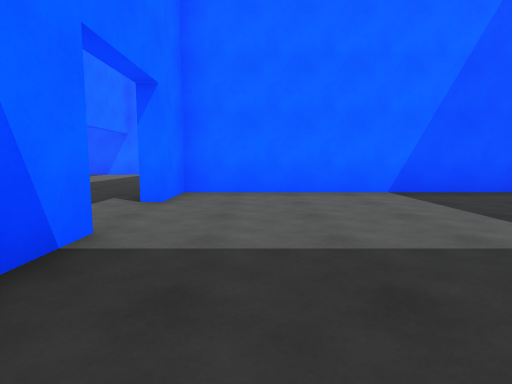
View 1 (above)

13 first-person views from a walk through a scene from a Unity 3-D project. The camera is 1.2 m above the floor, tilts 6° down and sees 80° across. Doors are open. The floor is counted in squares, 2 m on a side. Each view is taken from the middle of a square. On the plan, view 1 faces up. The plan holds only what a view shows up to about 9 squares ahead; the rest is blank. The place goes on beyond the plan. The player character is not drawn.

View 2
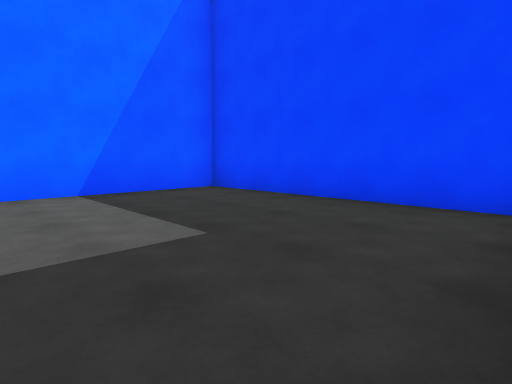

View 3
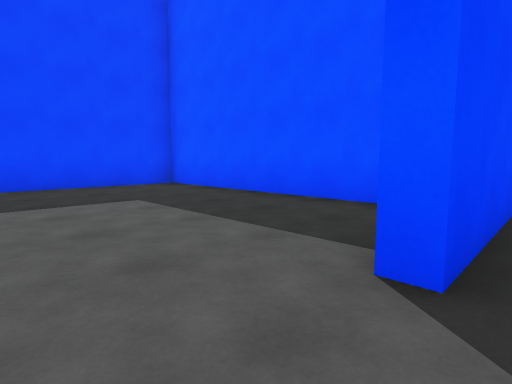

View 4
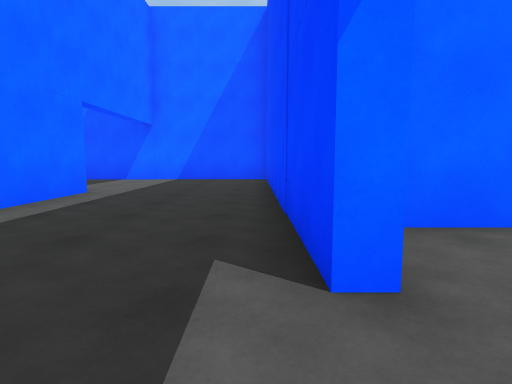

View 5
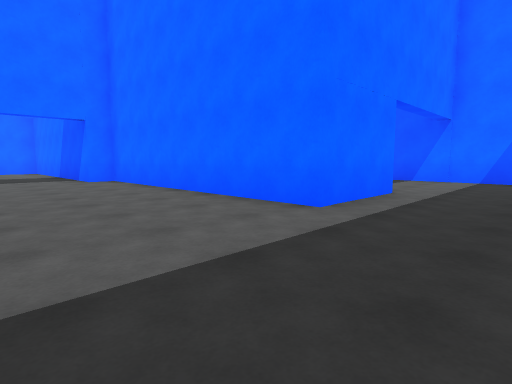

View 6
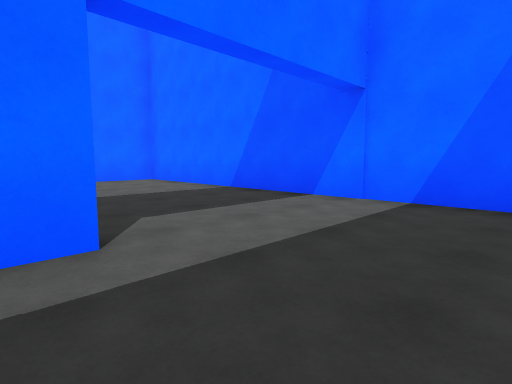

View 7
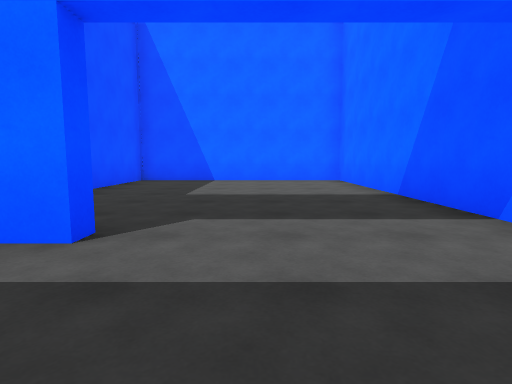

View 8
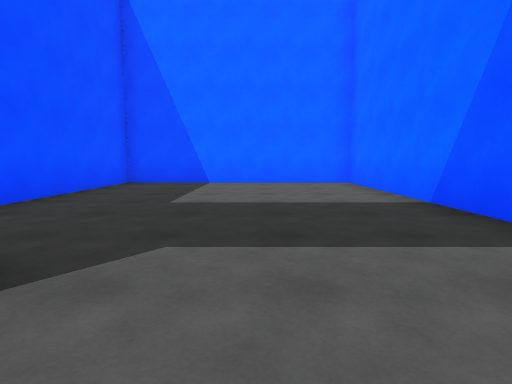

View 9
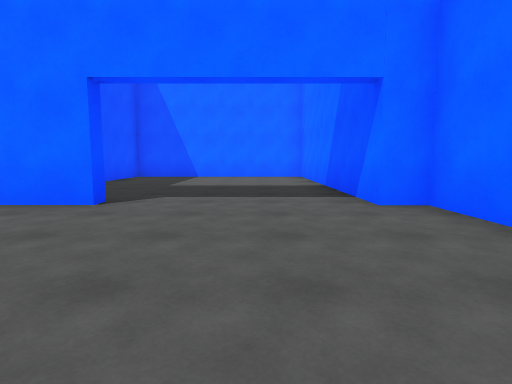

View 10
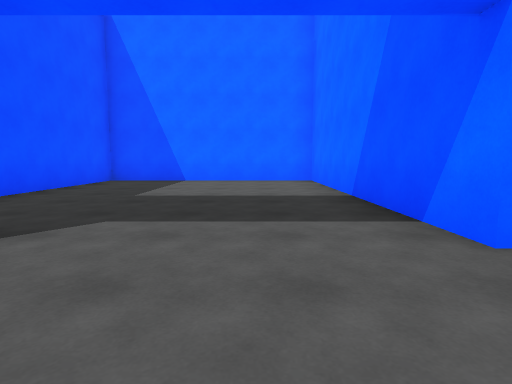

View 11
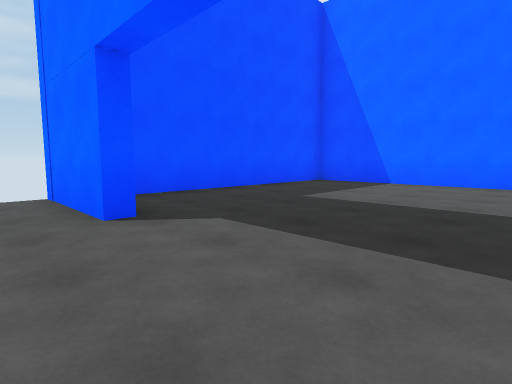

View 12
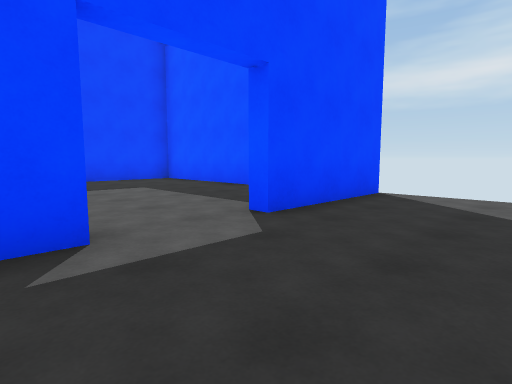

View 13
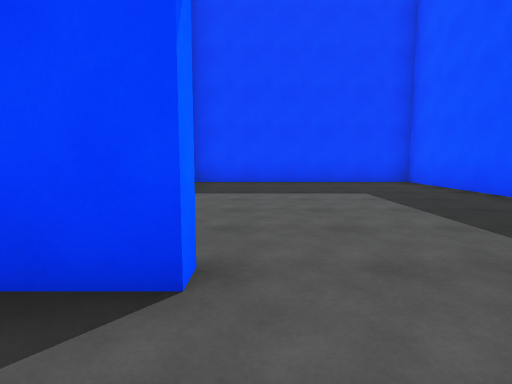

### Floor plan
Points are (right, up) in squares from view 1. A wall is a line through its corners. A room is listed if a view was taken in it or the views show most of it. See-through windows are left out.
Room 1 (views 1, 2)
walls: (-1.7, 2.5) (-1.3, 2.5) (-1.3, 1.5); (-0.2, -0.2) (5.3, -0.2) (5.3, 5.7) (-1.3, 5.7) (-1.3, 4.3)
ways out: opening at (-2, 3.5) to room 2
Room 2 (views 3, 4, 5, 6, 7, 8, 9, 10, 11, 12, 13)
walls: (-1.3, 4.3) (-1.7, 4.3) (-1.7, 12); (-5.2, 8.8) (-5.2, 6.3) (-12, 6.3) (-12, 5.7); (-1.7, -0.6) (-1.7, 2.5); (-12, 1.9) (-12, -0.6); (-3.4, 12.5) (-5, 12.5)
ways out: opening at (-2, 3.5) to room 1; opening at (-12, 2.5) to room 3; open door at (-12, 4.5) to room 3; opening at (-5, 9.5) to room 4; open door at (-5, 11.5) to room 4
Room 3 (no view inside)
walls: (-12, 5.7) (-18.9, 5.7) (-18.9, -0.2) (-13.2, -0.2)
ways out: opening at (-12, 2.5) to room 2; open door at (-12, 4.5) to room 2
Room 4 (no view inside)
walls: (-5, 12.5) (-12, 12.5) (-12, 6.6) (-8, 6.6)
ways out: opening at (-5, 9.5) to room 2; open door at (-5, 11.5) to room 2

Where each view was taken, in squares from view 1:
view 1: 0 up, 0 right, facing up
view 2: 0 up, 1 right, facing up-right
view 3: 4 up, 2 left, facing down-right
view 4: 3 up, 2 left, facing up
view 5: 3 up, 3 left, facing up-left
view 6: 8 up, 3 left, facing up-left
view 7: 10 up, 3 left, facing left
view 8: 10 up, 4 left, facing left
view 9: 4 up, 8 left, facing left
view 10: 4 up, 10 left, facing left
view 11: 5 up, 11 left, facing down-left
view 12: 5 up, 4 left, facing down-right
view 13: 4 up, 3 left, facing right
